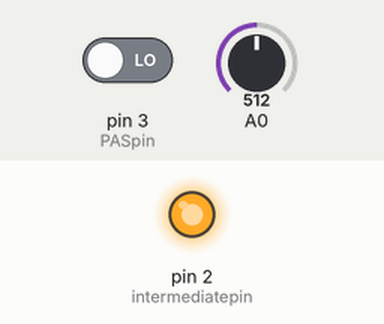
A sketch run on a simulated Arduino Uno, built with avr-gcc and run on an emulated ATmega328P. Shown: output pins drawn as LEDs (lit = HIGH). The inputs (shaded band) are chosen by the test bench; at power-on: A0 = 512, pin 3 (PASpin) LOW.

Above: at 1.2 s.
1.3 s: A0 set to 43
2.8 s: A0 set to 38
At 3.2 s:
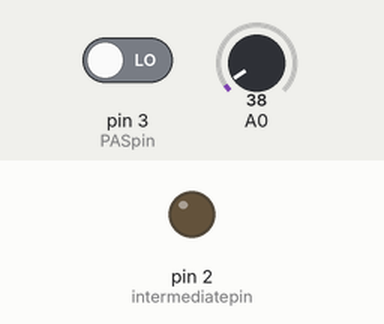
5.8 s: A0 set to 122
At 6.7 s:
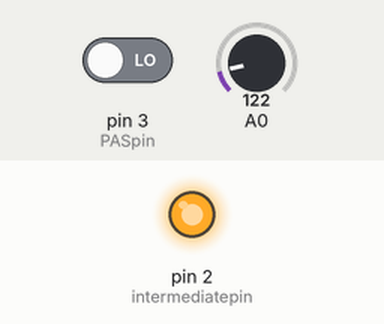
7.3 s: A0 set to 30
At 7.9 s:
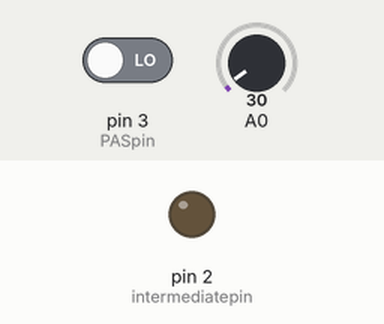
Timing chart, 0 to 9.8 s (numbered marks = the images above; inputs shaded):
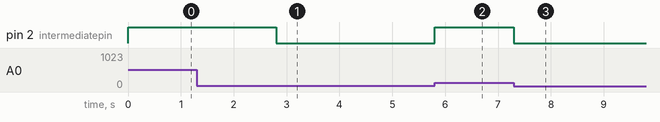

The sketch:

FINALCODE.ino
```cpp
const int PASpin = 3;  // Replace with the appropriate pin number
const int intermediatepin = 2;

volatile unsigned long pulseStartTime = 0;
volatile unsigned long prevpulseStartTime = 0;
volatile unsigned long pulseEndTime = 0;
volatile boolean pulseDetected = false;
unsigned long pulseDuration = 0;

const int lowPWMValue = 50;     // (.835 V)
const int highPWMValue = 200;   // (3.64V)

void setup() {
  //Initialize Pins
  pinMode(A0, INPUT);
  pinMode(intermediatepin, OUTPUT);

  pinMode(PASpin, INPUT);
  attachInterrupt(digitalPinToInterrupt(PASpin), handleInterrupt, RISING);
  Serial.begin(9600);
}

void loop() {

  bool currval = an2dig();

 if (pulseDetected) {
    //unsigned long pulseEndTime = micros();
    unsigned long pulseDuration = pulseStartTime - prevpulseStartTime;

    unsigned long frequencyx1000 = 1000000000.0 / (12.000*pulseDuration);  // Calculate frequency in Hz
     Serial.print("\nFreq: ");
    Serial.println(frequencyx1000);

    int mappedValue = map(frequencyx1000, 0, 2000, highPWMValue, lowPWMValue);  // Map frequency to 0-100 range


    Serial.print("Mapped value: ");
    Serial.println(mappedValue);

    prevpulseStartTime = pulseStartTime;
    pulseDetected = false;
  }
}

void handleInterrupt() {

  pulseStartTime = micros();
  pulseDetected = true;
}

bool an2dig(){
  int value = analogRead(A0);
  bool pasval = (value>40);
  digitalWrite(intermediatepin,pasval);

  return pasval;
}
```

Measured:
- the behaviour switches between 41 and 40 on A0 (found by bisection; images 0 and 1)
- after the input at 1.3 s, every drawn part: stays the same
- after the input at 2.8 s, pin 2 (intermediatepin): HIGH → LOW at once
- after the input at 5.8 s, pin 2 (intermediatepin): LOW → HIGH at once
- after the input at 7.3 s, pin 2 (intermediatepin): HIGH → LOW at once
